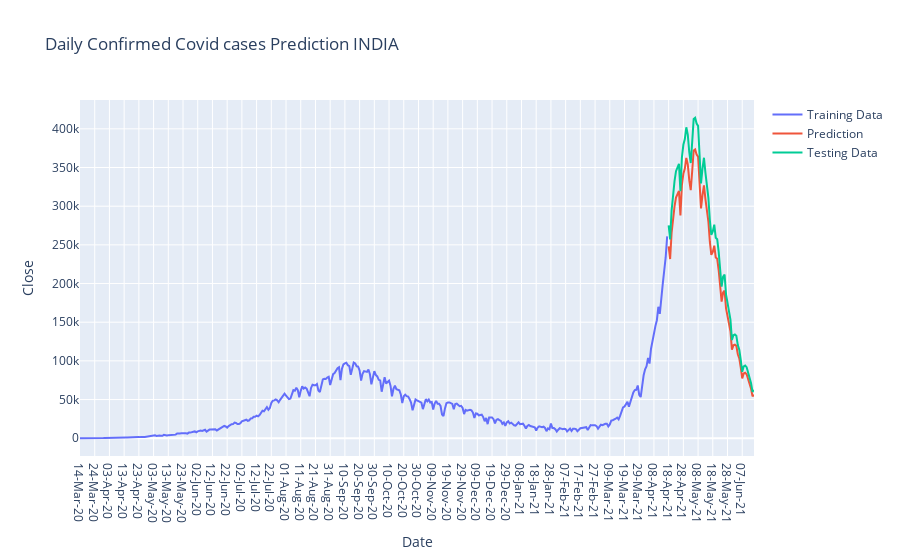

Notebook source saved alongside this figure:
### Code cell
prediction = model.predict(test_generator)


close_train = close_train.reshape((-1))
close_data2 = close_data2.reshape((-1))
prediction = prediction.reshape((-1))

trace1 = go.Scatter(
    x = date_train,
    y = close_train,
    mode = 'lines',
    name = 'Training Data'
)
trace2 = go.Scatter(
    x = date_test,
    y = prediction,
    mode = 'lines',
    name = 'Prediction'
)
trace3 = go.Scatter(
    x = date_test,
    y = close_data2,
    mode='lines',
    name = 'Testing Data'
)
layout = go.Layout(
    title = "Daily Confirmed Covid cases Prediction INDIA",
    xaxis = {'title' : "Date"},
    yaxis = {'title' : "Close"}
)
fig = go.Figure(data=[trace1, trace2, trace3], layout=layout)
fig.show()

### Figure 1 — Plotly figure (JSON) as saved in the notebook; plotly's stock layout.template omitted (floating-point values rounded to 4 significant figures; data arrays with more than 128 entries replaced by an {"elided": "..."} marker saying what was removed)
{"data": [{"mode": "lines", "name": "Training Data", "type": "scatter", "x": {"elided": "400 str values"}, "y": {"elided": "400 int values"}}, {"mode": "lines", "name": "Prediction", "type": "scatter", "x": ["18-Apr-21", "19-Apr-21", "20-Apr-21", "21-Apr-21", "22-Apr-21", "23-Apr-21", "24-Apr-21", "25-Apr-21", "26-Apr-21", "27-Apr-21", "28-Apr-21", "29-Apr-21", "30-Apr-21", "01-May-21", "02-May-21", "03-May-21", "04-May-21", "05-May-21", "06-May-21", "07-May-21", "08-May-21", "09-May-21", "10-May-21", "11-May-21", "12-May-21", "13-May-21", "14-May-21", "15-May-21", "16-May-21", "17-May-21", "18-May-21", "19-May-21", "20-May-21", "21-May-21", "22-May-21", "23-May-21", "24-May-21", "25-May-21", "26-May-21", "27-May-21", "28-May-21", "29-May-21", "30-May-21", "31-May-21", "01-Jun-21", "02-Jun-21", "03-Jun-21", "04-Jun-21", "05-Jun-21", "06-Jun-21", "07-Jun-21", "08-Jun-21", "09-Jun-21", "10-Jun-21", "11-Jun-21", "12-Jun-21", "13-Jun-21", "14-Jun-21", "15-Jun-21", "16-Jun-21"], "y": [248000.0, 231700.0, 265400.0, 284600.0, 299800.0, 311300.0, 314600.0, 319700.0, 288000.0, 327200.0, 342000.0, 348700.0, 362404, 353900.0, 333600.0, 320700.0, 345100.0, 372000.0, 373500.0, 366800.0, 364000.0, 330300.0, 297000.0, 314200.0, 326900.0, 309200.0, 294100.0, 280100.0, 254100.0, 237100.0, 240900.0, 249000.0, 233700.0, 231900.0, 217200.0, 200900.0, 176600.0, 188400.0, 190700.0, 167700.0, 156900.0, 149000.0, 138300.0, 114400.0, 120000.0, 120800.0, 119400.0, 108600.0, 103200.0, 91240.0, 77350.0, 83650.0, 84630.0, 82800.0, 76240.0, 72590.0, 64010.0, 54100.0, 56080.0]}, {"mode": "lines", "name": "Testing Data", "type": "scatter", "x": ["18-Apr-21", "19-Apr-21", "20-Apr-21", "21-Apr-21", "22-Apr-21", "23-Apr-21", "24-Apr-21", "25-Apr-21", "26-Apr-21", "27-Apr-21", "28-Apr-21", "29-Apr-21", "30-Apr-21", "01-May-21", "02-May-21", "03-May-21", "04-May-21", "05-May-21", "06-May-21", "07-May-21", "08-May-21", "09-May-21", "10-May-21", "11-May-21", "12-May-21", "13-May-21", "14-May-21", "15-May-21", "16-May-21", "17-May-21", "18-May-21", "19-May-21", "20-May-21", "21-May-21", "22-May-21", "23-May-21", "24-May-21", "25-May-21", "26-May-21", "27-May-21", "28-May-21", "29-May-21", "30-May-21", "31-May-21", "01-Jun-21", "02-Jun-21", "03-Jun-21", "04-Jun-21", "05-Jun-21", "06-Jun-21", "07-Jun-21", "08-Jun-21", "09-Jun-21", "10-Jun-21", "11-Jun-21", "12-Jun-21", "13-Jun-21", "14-Jun-21", "15-Jun-21", "16-Jun-21"], "y": [275063, 257003, 294365, 315752, 332531, 345296, 348996, 354658, 319471, 362913, 379404, 386773, 402014, 392576, 370090, 355769, 382847, 412624, 414280, 406901, 403808, 366455, 329491, 348555, 362632, 343005, 326256, 310757, 281837, 263021, 267246, 276187, 259242, 257299, 240897, 222834, 195857, 208992, 211510, 186075, 174083, 165282, 153396, 126883, 133152, 134044, 132424, 120454, 114488, 101209, 85804, 92787, 93883, 91849, 84574, 80525, 71001, 60008, 62214]}], "layout": {"title": {"text": "Daily Confirmed Covid cases Prediction INDIA"}, "xaxis": {"title": {"text": "Date"}}, "yaxis": {"title": {"text": "Close"}}}}
